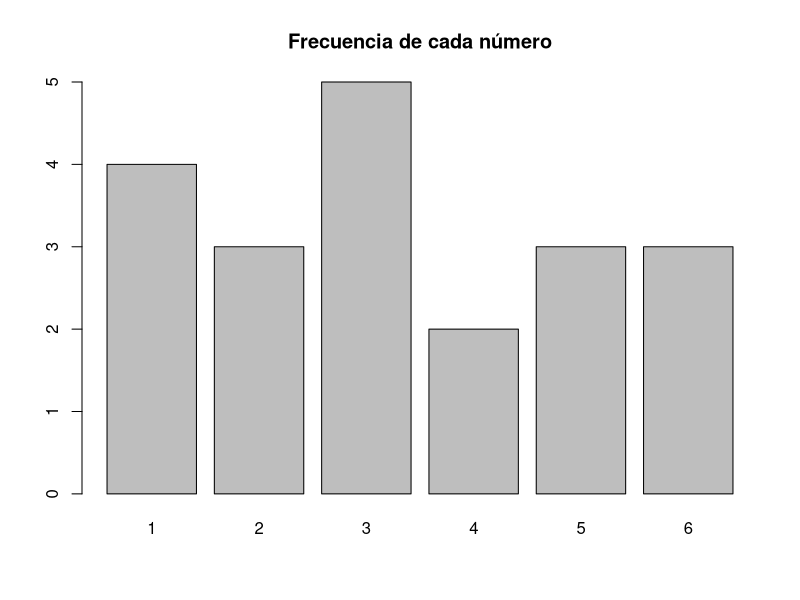
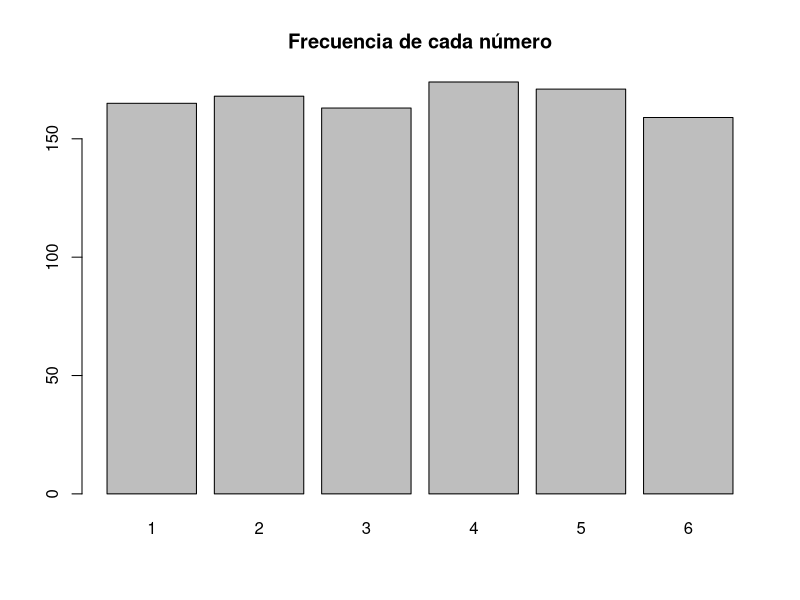
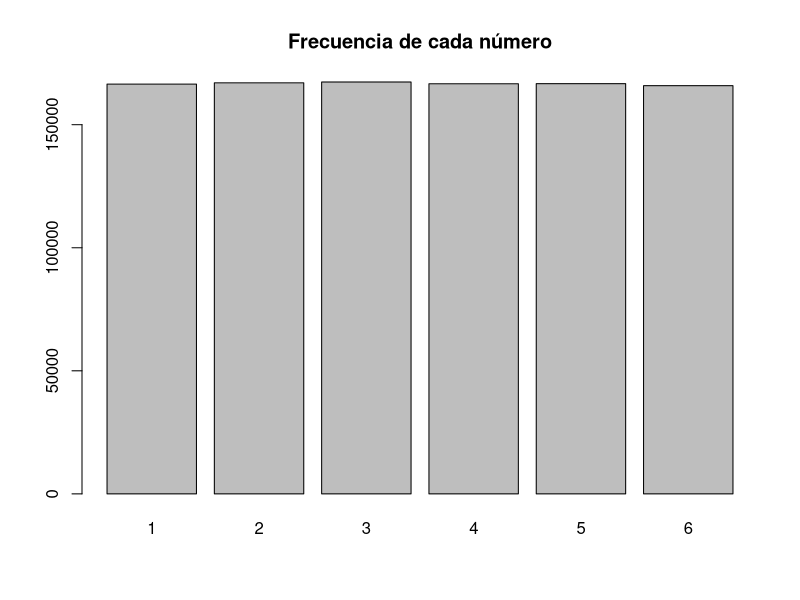

Source code (R) for these figures, in order:
## ---- chunk 1
knitr::opts_chunk$set(echo = TRUE)
## ---- chunk 2
set.seed(5)
# Generamos 20 tiradas aleatorias con los resultados de un dado de 6 caras (1d6)
escenario_corto<-sample(c(1:6), 20, replace = TRUE)
## ---- chunk 3
barplot(table(escenario_corto), main="Frecuencia de cada número")
## ---- chunk 4
set.seed(5)
# Generamos 10000 tiradas aleatorias con los resultados de un dado de 6 caras (1d6)
escenario_medio<-sample(c(1:6), 1000, replace = TRUE)
## ---- chunk 5
barplot(table(escenario_medio), main="Frecuencia de cada número")
## ---- chunk 6
set.seed(5)
# Generamos 10000 tiradas aleatorias con los resultados de un dado de 6 caras (1d6)
escenario_largo<-sample(c(1:6), 1000000, replace = TRUE)
## ---- chunk 7
barplot(table(escenario_largo), main="Frecuencia de cada número")
